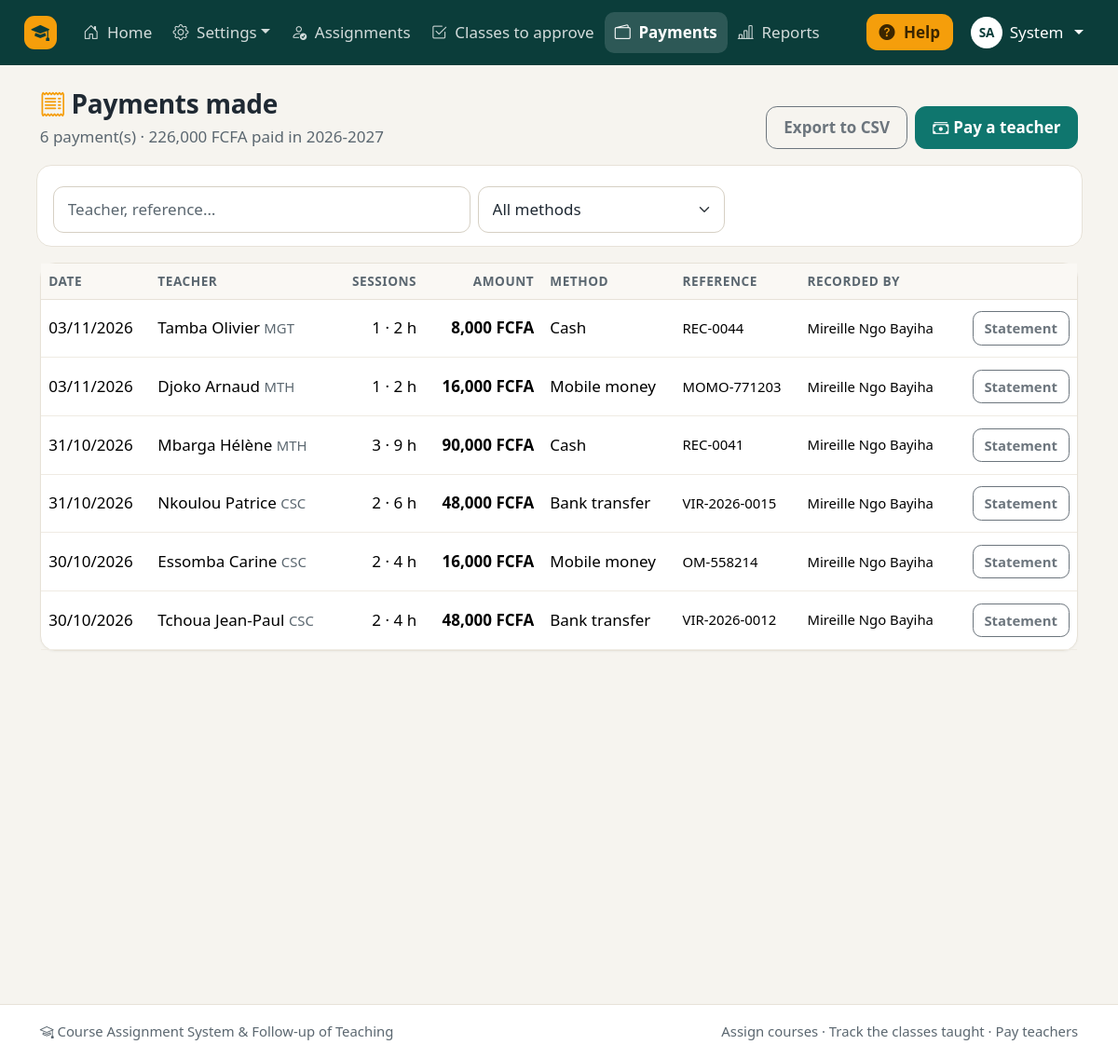
Screenshot of /accountant/payments.php (signed in) with the database file from the repository.
### tables this page shows
CREATE TABLE users (
    id             INT AUTO_INCREMENT PRIMARY KEY,
    last_name      VARCHAR(80)  NOT NULL,
    first_name     VARCHAR(80)  NOT NULL,
    email          VARCHAR(150) NOT NULL UNIQUE,
    password_hash  VARCHAR(255) NOT NULL,
    role           ENUM('admin','head','teacher','accountant') NOT NULL DEFAULT 'teacher',
    department_id  INT NULL,
    academic_rank  VARCHAR(50) NULL,
    max_load       INT NOT NULL DEFAULT 0,
    phone          VARCHAR(30) NULL,
    is_active      TINYINT(1) NOT NULL DEFAULT 1,
    created_at     DATETIME NOT NULL DEFAULT CURRENT_TIMESTAMP,
    CONSTRAINT fk_user_department FOREIGN KEY (department_id) REFERENCES departments(id) ON DELETE SET NULL
);

CREATE TABLE academic_years (
    id          INT AUTO_INCREMENT PRIMARY KEY,
    label       VARCHAR(9) NOT NULL UNIQUE,
    start_date  DATE NOT NULL,
    end_date    DATE NOT NULL,
    is_active   TINYINT(1) NOT NULL DEFAULT 0
);

CREATE TABLE payments (
    id            INT AUTO_INCREMENT PRIMARY KEY,
    teacher_id    INT NOT NULL,
    year_id       INT NOT NULL,
    amount        INT NOT NULL,
    payment_date  DATE NOT NULL,
    method        ENUM('cash','bank_transfer','mobile_money','cheque') NOT NULL,
    reference     VARCHAR(60) NULL,
    recorded_by   INT NULL,
    created_at    DATETIME NOT NULL DEFAULT CURRENT_TIMESTAMP,
    CONSTRAINT fk_payment_teacher FOREIGN KEY (teacher_id) REFERENCES users(id),
    CONSTRAINT fk_payment_year FOREIGN KEY (year_id) REFERENCES academic_years(id),
    CONSTRAINT fk_payment_recorded_by FOREIGN KEY (recorded_by) REFERENCES users(id) ON DELETE SET NULL
);

CREATE TABLE departments (
    id       INT AUTO_INCREMENT PRIMARY KEY,
    name     VARCHAR(100) NOT NULL,
    code     VARCHAR(10)  NOT NULL UNIQUE,
    head_id  INT NULL
);

### includes/auth.php (called while the page is built, shortened)
<?php
require_once __DIR__ . '/functions.php';
function require_login(): array
{
    $user = current_user();
    return $user;
}
function require_role(array $roles): array
{
    $user = require_login();
    return $user;
}
function require_active_year(): array
{
    $year = active_year();
    return $year;
}

### accountant/payments.php (the view, shortened to what this page needs)
<?php
require_once __DIR__ . '/../includes/auth.php';
$user = require_role(['accountant', 'admin']);
$year = require_active_year();
$payments = db_all(
    'SELECT p.*, u.last_name, u.first_name, u.academic_rank, d.code AS department_code, r.last_name AS recorder_last_name, r.first_name AS recorder_first_name,
            (SELECT COUNT(*) FROM class_sessions s WHERE s.payment_id = p.id) AS session_count,
            (SELECT COALESCE(SUM(s.duration), 0) FROM class_sessions s WHERE s.payment_id = p.id) AS hours
     FROM payments p
     JOIN users u ON u.id = p.teacher_id
     LEFT JOIN departments d ON d.id = u.department_id
     LEFT JOIN users r ON r.id = p.recorded_by
     WHERE p.year_id = ?
     ORDER BY p.payment_date DESC, p.id DESC',
    'i',
    [(int) $year['id']]
);
require __DIR__ . '/../includes/header.php';
?>
<div class="page-header">
    <div>
        <h1><?= icon('receipt', 'greeting-icon') ?>Payments made</h1>
        <p class="lead-text"><?= count($payments) ?> payment(s) · <?= money(array_sum(array_column($payments, 'amount'))) ?> paid in <?= e($year['label']) ?></p>
    </div>
    <div class="d-flex gap-2">
        <a href="<?= e(url('accountant/payments.php?export=csv')) ?>" class="btn btn-outline-secondary">Export to CSV</a>
        <a href="<?= e(url('accountant/payment_form.php')) ?>" class="btn btn-primary"><?= icon('cash-stack') ?>Pay a teacher</a>
    </div>
</div>
<div class="filters row g-2">
    <div class="col-md-5">
        <input type="search" class="form-control" placeholder="Teacher, reference…" aria-label="Search" data-filter-for="#paymentsTable" data-field="text">
    </div>
    <div class="col-md-3">
        <select class="form-select" data-filter-for="#paymentsTable" data-field="mode" aria-label="Method">
            <option value="">All methods</option>
        </select>
    </div>
</div>
<div class="card">
    <div class="table-responsive">
        <table class="table table-hover table-card" id="paymentsTable">
            <thead><tr><th>Date</th><th>Teacher</th><th class="num">Sessions</th><th class="num">Amount</th><th>Method</th><th>Reference</th><th>Recorded by</th><th></th></tr></thead>
            <tbody>
            <?php foreach ($payments as $p): ?>
                <tr data-row data-mode="<?= e($p['method']) ?>">
                    <td class="text-nowrap"><?= format_date($p['payment_date']) ?></td>
                    <td><?= e(full_name($p)) ?> <span class="small text-body-secondary"><?= e($p['department_code']) ?></span></td>
                    <td class="num"><?= (int) $p['session_count'] ?> · <?= hours($p['hours']) ?></td>
                    <td class="num fw-semibold"><?= money($p['amount']) ?></td>
                    <td><?= e(PAYMENT_METHODS[$p['method']] ?? $p['method']) ?></td>
                    <td class="small"><?= e($p['reference'] ?: '—') ?></td>
                    <td class="small"><?= e(trim(($p['recorder_first_name'] ?? '') . ' ' . ($p['recorder_last_name'] ?? ''))) ?></td>
                    <td class="text-end"><a href="<?= e(url('accountant/statements.php?teacher_id=' . $p['teacher_id'])) ?>" class="btn btn-sm btn-outline-secondary">Statement</a></td>
                </tr>
            <?php endforeach; ?>
            </tbody>
        </table>
    </div>
</div>
<?php require __DIR__ . '/../includes/footer.php'; ?>

### includes/header.php (shortened to what this page needs)
<?php
$user = current_user();
$year = active_year();
$body_class = $body_class ?? '';
$scriptPath = ltrim(substr($_SERVER['SCRIPT_NAME'] ?? '', strlen(rtrim(BASE_URL, '/'))), '/');
$nav_active = $nav_active ?? $scriptPath;
$teachingMenu = ['My teaching', [
    ['My courses and workload', 'teacher/dashboard.php', 'journal-text'],
    ['My classes', 'teacher/sessions.php', 'clock-history'],
    ['My money', 'teacher/payments.php', 'wallet2'],
], 'person-workspace'];
$menus = [
    'admin' => [
        ['Home', 'admin/dashboard.php', 'house-door'],
        ['Settings', [
            ['Users', 'admin/users.php', 'people'],
            ['Departments', 'admin/departments.php', 'building'],
            ['Courses', 'admin/courses.php', 'journal-bookmark'],
            ['Academic years', 'admin/years.php', 'calendar3'],
            ['Hourly rates', 'admin/rates.php', 'cash-coin'],
        ], 'gear'],
        ['Assignments', 'admin/assignments.php', 'person-check'],
        ['Classes to approve', 'head/sessions_validation.php', 'check2-square'],
        ['Payments', 'accountant/payments.php', 'wallet2'],
        ['Reports', 'admin/reports.php', 'bar-chart-line'],
    ],
    'head' => [
        ['Home', 'head/dashboard.php', 'house-door'],
        ['Assignments', 'head/assignments.php', 'person-check'],
        ['Courses', 'admin/courses.php', 'journal-bookmark'],
        ['Classes to approve', 'head/sessions_validation.php', 'check2-square'],
        ['Reports', 'admin/reports.php', 'bar-chart-line'],
        $teachingMenu,
    ],
    'teacher' => [
        ['Home', 'teacher/dashboard.php', 'house-door'],
        ['My classes', 'teacher/sessions.php', 'clock-history'],
        ['My money', 'teacher/payments.php', 'wallet2'],
    ],
    'accountant' => [
        ['Home', 'accountant/dashboard.php', 'house-door'],
        ['Payments', 'accountant/payments.php', 'wallet2'],
        ['New payment', 'accountant/payment_form.php', 'plus-circle'],
        ['Payment statements', 'accountant/statements.php', 'printer'],
    ],
];
$menu = $user ? ($menus[$user['role']] ?? []) : [];
?>
<!doctype html>
<html lang="en">
<head>
    <link rel="stylesheet" href="<?= e(url('assets/vendor/bootstrap/css/bootstrap.min.css')) ?>">
    <link rel="stylesheet" href="<?= e(url('assets/vendor/bootstrap-icons/bootstrap-icons.min.css')) ?>">
    <link rel="stylesheet" href="<?= e(url('assets/css/style.css')) ?>">
    <link rel="stylesheet" href="<?= e(url('assets/css/print.css')) ?>" media="print">
</head>
<body class="<?= e($body_class) ?>">
<?php if ($user): ?>
<nav class="navbar navbar-expand-xl navbar-dark app-navbar no-print">
    <div class="container-fluid px-lg-4">
        <a class="navbar-brand" href="<?= e(url(dashboard_path($user['role']))) ?>">
            <span class="brand-mark"><?= icon('mortarboard-fill') ?></span>
        </a>
        <div class="collapse navbar-collapse" id="mainNav">
            <ul class="navbar-nav me-auto mb-2 mb-xl-0">
                <?php foreach ($menu as [$label, $target, $iconName]): ?>
                    <?php if (is_array($target)):
                        $isActive = in_array($nav_active, array_column($target, 1), true); ?>
                        <li class="nav-item dropdown">
                            <a class="nav-link dropdown-toggle<?= $isActive ? ' active' : '' ?>" href="#" role="button"
                               data-bs-toggle="dropdown" aria-expanded="false"><?= icon($iconName) ?> <?= e($label) ?></a>
                        </li>
                    <?php else: ?>
                        <li class="nav-item">
                            <a class="nav-link<?= $nav_active === $target ? ' active' : '' ?>"
                               <?= $nav_active === $target ? 'aria-current="page"' : '' ?>
                               href="<?= e(url($target)) ?>"><?= icon($iconName) ?> <?= e($label) ?></a>
                        </li>
                    <?php endif; ?>
                <?php endforeach; ?>
            </ul>
            <div class="d-flex flex-wrap align-items-center gap-2">
                <button type="button" class="btn btn-help" data-bs-toggle="offcanvas" data-bs-target="#helpPanel" aria-controls="helpPanel">
                    <?= icon('question-circle-fill') ?> Help
                </button>
                <div class="dropdown">
                    <a class="nav-link dropdown-toggle text-white user-chip" href="#" role="button" data-bs-toggle="dropdown" aria-expanded="false">
                        <span class="avatar"><?= e(mb_strtoupper(mb_substr($user['first_name'], 0, 1) . mb_substr($user['last_name'], 0, 1))) ?></span>
                        <span><?= e($user['first_name']) ?></span>
                    </a>
                </div>
            </div>
        </div>
    </div>
</nav>
<?php endif; ?>
<main class="<?= $user ? 'container-xl py-4' : 'guest-main' ?>">

### assets/css/style.css (style rules this page uses)
:root { --app-teal: #0f766e; --app-teal-dark: #115e59; --app-teal-deep: #0b3d3a; --app-teal-soft: #e6f4f1; --app-amber: #f59e0b; --app-amber-soft: #fff4dc; --app-ink: #1f2933; --app-muted: #5b6770; --app-bg: #f6f4ef; --app-line: #e7e2d8; --app-radius: 16px; --bs-primary: #0f766e; --bs-primary-rgb: 15, 118, 110; --bs-link-color: #0f766e; --bs-link-color-rgb: 15, 118, 110; --bs-link-hover-color: #115e59; --bs-body-color: #1f2933; --bs-secondary-color: #5b6770; --bs-border-radius: .65rem; --bs-border-radius-lg: .9rem; --bs-focus-ring-color: rgba(15, 118, 110, .3); }
html { font-size: 106.25%; }
body { background: var(--app-bg); color: var(--app-ink); min-height: 100vh; display: flex; flex-direction: column; line-height: 1.55; }
main { flex: 1; }
h1, h2, h3, .h1, .h2, .h3, .h4, .h5 { color: var(--app-ink); letter-spacing: -.01em; }
.btn { font-weight: 600; padding: .55rem 1.05rem; border-radius: .7rem; }
.btn-sm { padding: .35rem .7rem; border-radius: .55rem; font-weight: 600; }
.btn-primary { --bs-btn-bg: #0f766e; --bs-btn-border-color: #0f766e; --bs-btn-hover-bg: #115e59; --bs-btn-hover-border-color: #115e59; --bs-btn-active-bg: #0b4f4a; --bs-btn-active-border-color: #0b4f4a; --bs-btn-disabled-bg: #0f766e; --bs-btn-disabled-border-color: #0f766e; }
.app-navbar { background: var(--app-teal-deep); padding-top: .55rem; padding-bottom: .55rem; }
.app-navbar .navbar-brand { display: flex; align-items: center; gap: .55rem; font-weight: 700; }
.app-navbar .nav-link { color: rgba(255, 255, 255, .82); border-radius: .6rem; padding: .5rem .65rem !important; font-weight: 500; white-space: nowrap; }
.app-navbar .nav-link.active { color: #fff; background: rgba(255, 255, 255, .14); font-weight: 600; }
.brand-mark { display: inline-flex; align-items: center; justify-content: center; width: 2.1rem; height: 2.1rem; background: var(--app-amber); color: var(--app-teal-deep); font-size: 1.15rem; border-radius: .65rem; }
.btn-help { background: var(--app-amber); color: #3b2600; border: 0; padding: .4rem .8rem; }
.user-chip { display: flex; align-items: center; gap: .45rem; }
.avatar { display: inline-flex; align-items: center; justify-content: center; width: 2rem; height: 2rem; border-radius: 50%; background: #fff; color: var(--app-teal-deep); font-size: .8rem; font-weight: 700; }
.page-header { display: flex; flex-wrap: wrap; align-items: flex-end; justify-content: space-between; gap: 1rem; margin-bottom: 1.5rem; }
.page-header h1 { font-size: 1.65rem; font-weight: 700; margin: 0; }
.page-header .lead-text { color: var(--app-muted); margin: .3rem 0 0; max-width: 46rem; }
.card { border: 1px solid var(--app-line); border-radius: var(--app-radius); box-shadow: 0 1px 2px rgba(31, 41, 51, .04); }
.table { --bs-table-bg: transparent; }
.table thead th { font-size: .8rem; text-transform: uppercase; letter-spacing: .04em; color: var(--app-muted); font-weight: 700; white-space: nowrap; background: #faf8f4; border-bottom-color: var(--app-line); }
.table td { vertical-align: middle; padding-top: .75rem; padding-bottom: .75rem; border-color: #efebe3; }
.table .num { text-align: right; white-space: nowrap; font-variant-numeric: tabular-nums; }
.table-card { margin-bottom: 0; }
.filters { background: #fff; border: 1px solid var(--app-line); border-radius: var(--app-radius); padding: .8rem; margin-bottom: 1rem; }
.form-control, .form-select { padding: .65rem .85rem; border-color: #d6d0c4; border-radius: .65rem; }

### assets/css/print.css (style rules this page uses)
body { background: #fff !important; font-size: 11pt; color: #000; }
.no-print, .app-navbar, .app-footer, .filters, .btn, .alert-dismissible { display: none !important; }
main.container-xl { max-width: none !important; padding: 0 !important; }
.card, .print-sheet { box-shadow: none !important; padding: 0 !important; }
.table { font-size: 9.5pt; }
.table thead th { background: #eee !important; color: #000; }
tr { page-break-inside: avoid; }
a { color: #000; text-decoration: none; }

### rows the page displays
users: first_name+last_name "SA", first_name "System"
academic_years: label "2026-2027"
payments: payment_date "03/11/2026", teacher.first_name "Tamba Olivier", departments.code "MGT", session_count "1", hours "2 h", amount "8,000 FCFA", method "Cash", reference "REC-0044", recorded_by.last_name "Mireille Ngo Bayiha"
payments: payment_date "03/11/2026", teacher.first_name "Djoko Arnaud", departments.code "MTH", session_count "1", hours "2 h", amount "16,000 FCFA", method "Mobile money", reference "MOMO-771203", recorded_by.last_name "Mireille Ngo Bayiha"
payments: payment_date "31/10/2026", teacher.first_name "Mbarga Hélène", departments.code "MTH", session_count "3", hours "9 h", amount "90,000 FCFA", method "Cash", reference "REC-0041", recorded_by.last_name "Mireille Ngo Bayiha"
payments: payment_date "31/10/2026", teacher.first_name "Nkoulou Patrice", departments.code "CSC", session_count "2", hours "6 h", amount "48,000 FCFA", method "Bank transfer", reference "VIR-2026-0015", recorded_by.last_name "Mireille Ngo Bayiha"
payments: payment_date "30/10/2026", teacher.first_name "Essomba Carine", departments.code "CSC", session_count "2", hours "4 h", amount "16,000 FCFA", method "Mobile money", reference "OM-558214", recorded_by.last_name "Mireille Ngo Bayiha"
payments: payment_date "30/10/2026", teacher.first_name "Tchoua Jean-Paul", departments.code "CSC", session_count "2", hours "4 h", amount "48,000 FCFA", method "Bank transfer", reference "VIR-2026-0012", recorded_by.last_name "Mireille Ngo Bayiha"

### other values shown
$label "Home"
$label "Settings"
$label "Assignments"
$label "Classes to approve"
$label "Payments"
$label "Reports"
count($payments) "6"
money(array_sum(array_column($payments, 'amount'))) "226,000 FCFA"
APP_NAME "Course Assignment System & Follow-up of Teaching"
